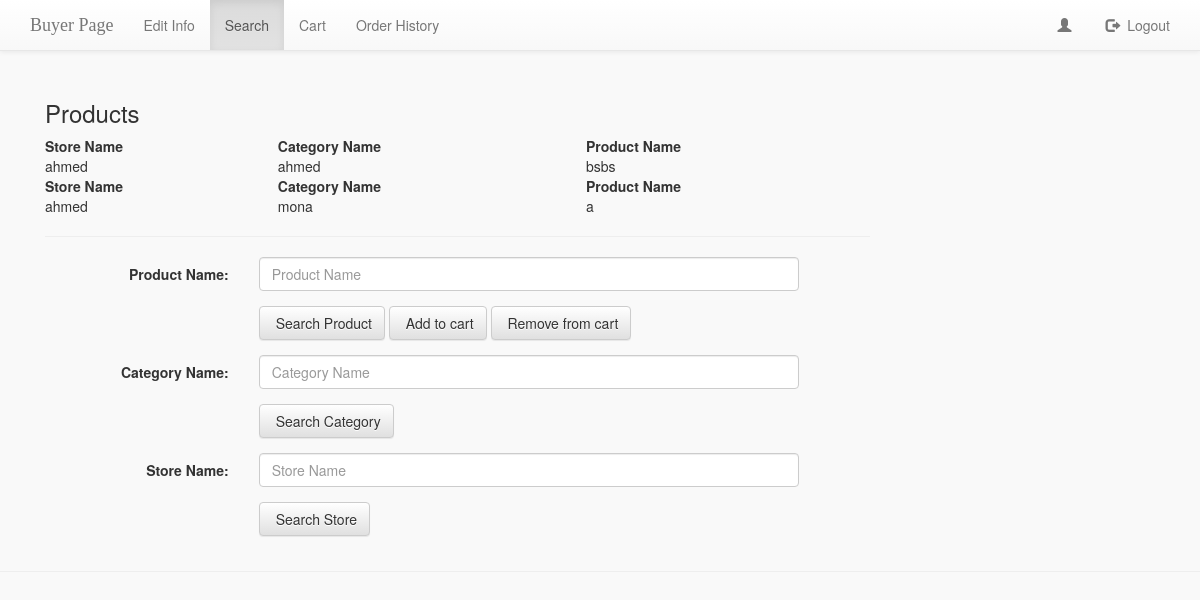
/search.php (signed in), run on an earlier commit of the app's database.
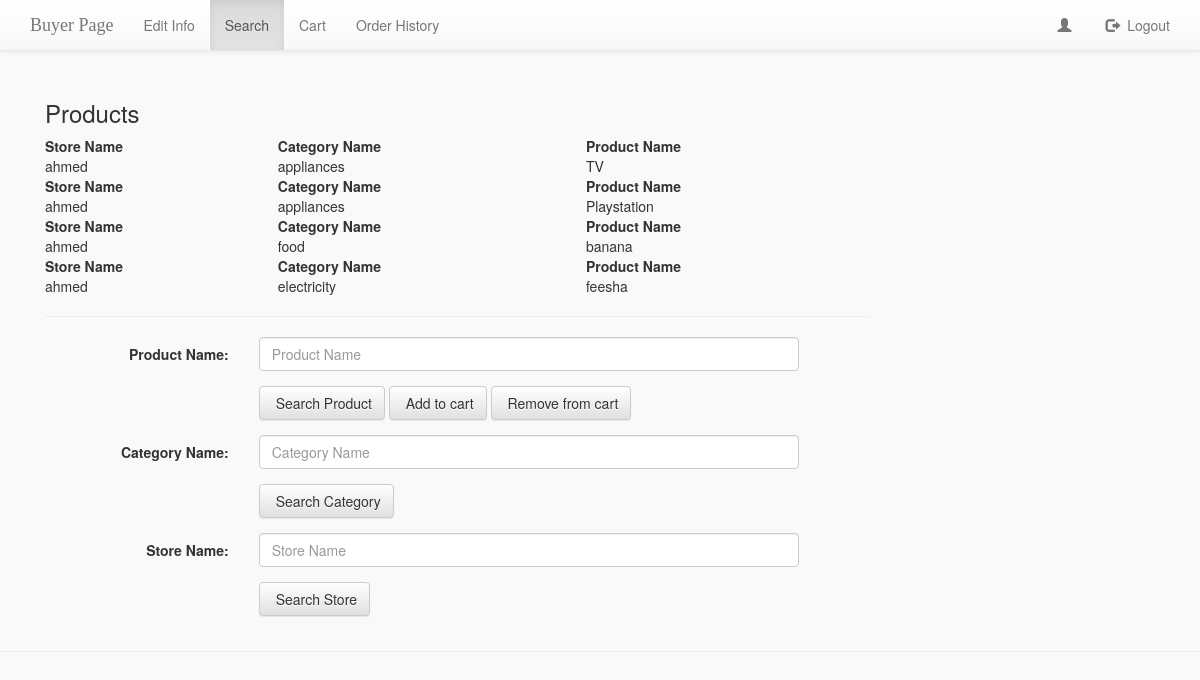
And on a later commit of the database.
### tables this page shows
CREATE TABLE `product` (
  `productID` int(11) NOT NULL,
  `categoryID` int(11) DEFAULT NULL,
  `sellerID` int(11) DEFAULT NULL,
  `productName` varchar(25) DEFAULT NULL
);

CREATE TABLE `store` (
  `storeID` int(11) NOT NULL,
  `storeName` varchar(15) NOT NULL,
  `sellerID` int(11) DEFAULT NULL
);

CREATE TABLE `category` (
  `categoryID` int(11) NOT NULL,
  `catName` varchar(15) NOT NULL,
  `storeID` int(11) DEFAULT NULL,
  `sellerID` int(11) DEFAULT NULL
);

### search.php (the view, shortened to what this page needs)
<?php
	include_once 'dbconnect.php';
	$products=$DBcon->query("SELECT C.catName, S.storeName, P.productID, P.productName FROM product P, category C, store S Where P.categoryID = C.categoryID AND S.storeID=C.storeID");
?>
<!DOCTYPE html PUBLIC "-//W3C//DTD XHTML 1.0 Transitional//EN" "http://www.w3.org/TR/xhtml1/DTD/xhtml1-transitional.dtd">
<html xmlns="http://www.w3.org/1999/xhtml">
<head>
<link href="bootstrap/css/bootstrap.min.css" rel="stylesheet" media="screen">
<link href="bootstrap/css/bootstrap-theme.min.css" rel="stylesheet" media="screen">
<link rel="stylesheet" href="style.css" type="text/css" />
</head>
<body>
<div class="container">
    <nav class="navbar navbar-default navbar-fixed-top">
      <div class="container">
        <div class="navbar-header">
          <a class="navbar-brand">Buyer Page</a>
        </div>
        <div id="navbar" class="navbar-collapse collapse">
          <ul class="nav navbar-nav">
            <li><a href="../change.php?bs=b">Edit Info</a></li>
            <li class="active"><a href="../search.php">Search</a></li>
            <li><a href="../cart.php">Cart</a></li>
            <li><a href="../orderHistory.php">Order History</a></li>
          </ul>
          <ul class="nav navbar-nav navbar-right">
            <li><a href="../buye.php"><span class="glyphicon glyphicon-user"></span>&nbsp; </a></li>
            <li><a href="logout.php?logout"><span class="glyphicon glyphicon-log-out"></span>&nbsp; Logout</a></li>
          </ul>
        </div>
      </div>
    </nav>
	<br><br></br></br>
      <div class="col-md-9 personal-info">
        <h3>Products</h3>
        <form class="form-horizontal" role="form" method="post">
		  <?php
			echo "<table style='width:100%'>";
			while($row = mysqli_fetch_assoc($products)){
				echo "<tr><th>Store Name</th><th>Category Name</th><th>Product Name</th></tr><tr><td>" . $row['storeName'] . "</td><td>" . $row['catName'] . "</td><td>" . $row['productName'] . "</td></tr>";
			}
			echo "</table>";
		  ?>
		  <hr>
		  <div class="form-group">
			<label class="col-lg-3 control-label">Product Name:</label>
			<div class="col-lg-8">
			  <input class="form-control" type="text" placeholder="Product Name" name="productName">
			</div>
		  </div>
		  <div class="form-group">
			<label class="col-md-3 control-label"></label>
			<div class="col-md-8">
			  <button type="submit" class="btn btn-default" name="btn-search">
			  <span class="glyphicon glyphicon-save-changes"></span> Search Product
			  </button>
			   <button type="submit" class="btn btn-default" name="btn-add">
			  <span class="glyphicon glyphicon-save-changes"></span> Add to cart
			  </button>
			   <button type="submit" class="btn btn-default" name="btn-remove">
			  <span class="glyphicon glyphicon-save-changes"></span> Remove from cart
			  </button>
			</div>
		  </div>
		   <div class="form-group">
			<label class="col-lg-3 control-label">Category Name:</label>
			<div class="col-lg-8">
			  <input class="form-control" type="text" placeholder="Category Name" name="catName">
			</div>
		  </div>
		  <div class="form-group">
			<label class="col-md-3 control-label"></label>
			<div class="col-md-8">
			  <button type="submit" class="btn btn-default" name="btn-category">
			  <span class="glyphicon glyphicon-save-changes"></span> Search Category
			  </button>
			</div>
		  </div>
		   <div class="form-group">
			<label class="col-lg-3 control-label">Store Name:</label>
			<div class="col-lg-8">
			  <input class="form-control" type="text" placeholder="Store Name" name="storeName">
			</div>
		  </div>
		  <div class="form-group">
			<label class="col-md-3 control-label"></label>
			<div class="col-md-8">
			  <button type="submit" class="btn btn-default" name="btn-store">
			  <span class="glyphicon glyphicon-save-changes"></span> Search Store
			  </button>
			</div>
		  </div>
        </form>
      </div>
  </div>
<hr>
</body>
</html>

### style.css (style rules this page uses)
body { background:#f9f9f9; }
.navbar-brand { font-family:"Lucida Handwriting"; }

What changed in the data, as far as the page shows it:
removed product: store.storeName "ahmed", categoryID.catName "ahmed", productName "bsbs"
removed product: store.storeName "ahmed", categoryID.catName "mona", productName "a"
added product: store.storeName "ahmed", categoryID.catName "appliances", productName "TV"
added product: store.storeName "ahmed", categoryID.catName "appliances", productName "Playstation"
added product: store.storeName "ahmed", categoryID.catName "food", productName "banana"
added product: store.storeName "ahmed", categoryID.catName "electricity", productName "feesha"
